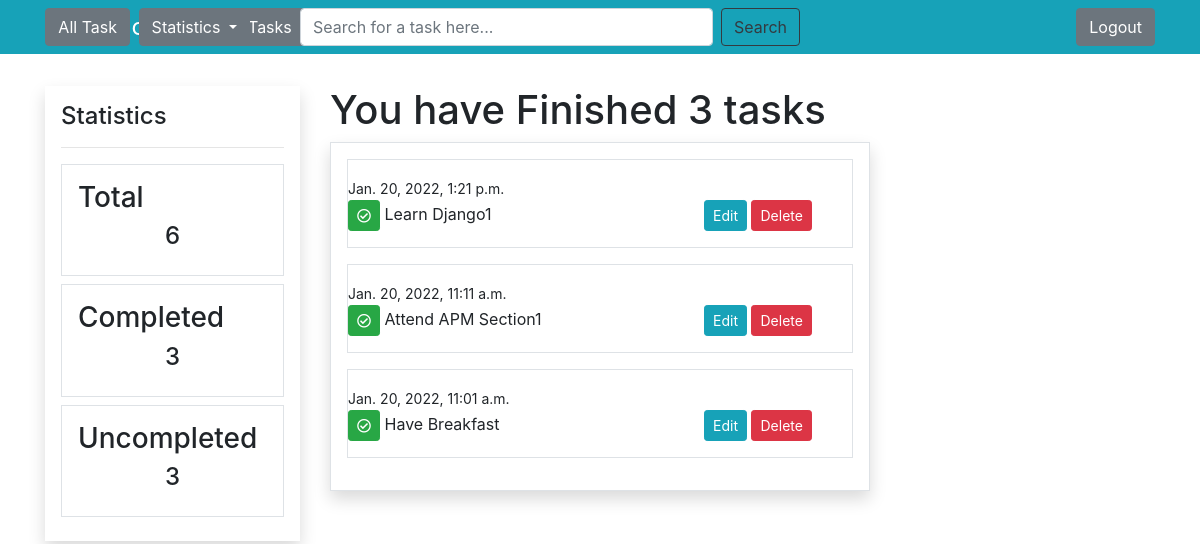
The app's page /completed/ (signed in) with its own data.
### ToDo/models.py (models this page shows)
class Task(models.Model):
    user = models.ForeignKey(User, on_delete=models.CASCADE, null=True, blank=True)
    content = models.CharField(max_length=50)
    date_created = models.DateTimeField(auto_now_add=True)
    completed = models.BooleanField(default=False)
    '''
    def __str__(self):
        return f'{self.content}'
    '''
    class Meta:
        ordering = ['-date_created']

### ToDo/views.py (the view)
# urls.py: path('completed/', views.show_completed, name='todo-completed'),
@login_required(login_url='todo-login')
def show_completed(request):
    if request.user.is_authenticated:
        tasks = Task.objects.filter(user=request.session.get('user_id'))
        count_tasks = tasks.filter(user=request.session.get('user_id')).count()
        completed_tasks = Task.objects.filter(completed=True).filter(user=request.session.get('user_id'))
        count_completed_tasks = completed_tasks.filter(user=request.session.get('user_id')).count()
        un_completed_tasks = Task.objects.filter(completed=False).filter(user=request.session.get('user_id'))
        count_un_completed_tasks = un_completed_tasks.filter(user=request.session.get('user_id')).count()
        context = {
            'completed_tasks': completed_tasks,
            'count_completed_tasks': count_completed_tasks,
            'count_tasks': count_tasks,
            'count_un_completed_tasks': count_un_completed_tasks,
        }
        return render(request, 'todo/completed.html',  context)
    else:
        return render(request, 'Accounts/Login.html')

### templates/todo/completed.html (shortened to what this page needs)
{% extends 'partials/base.html' %}
{% block content %}
<h1>You have Finished {{count_completed_tasks}} tasks </h1>
<div class="border p-3 shadow">
{% for ToDo in completed_tasks%}
    <div class="border pt-3 mb-3">
        <small>{{ToDo.date_created}}</small>
        <div class="row">
            <div class="col-md-8">
                {% if ToDo.completed == True%}
                <p><span class="btn btn-success btn-sm"><i class="far fa-check-circle"> </i>
                </span> {{ToDo.content}}</p>
                {%else%}
                <p> {{ToDo.content}}</p>
                {%endif%}
            </div>
            <div class="col-md-4">
                <a class="btn btn-info btn-sm" href="{% url 'update' ToDo.id %}">Edit</a>
                <a class="btn btn-danger btn-sm" href="{% url 'delete' ToDo.id %}">Delete</a>
            </div>
        </div>
    </div>
{%endfor%}
{% endblock %}

### records on screen
Task: date_created "Jan. 20, 2022, 1:21 p.m.", content "Learn Django1"
Task: date_created "Jan. 20, 2022, 11:11 a.m.", content "Attend APM Section1"
Task: date_created "Jan. 20, 2022, 11:01 a.m.", content "Have Breakfast"

### other values on screen
{{ count_tasks }} "6"
{{ count_completed_tasks }} "3"
{{ count_un_completed_tasks }} "3"
